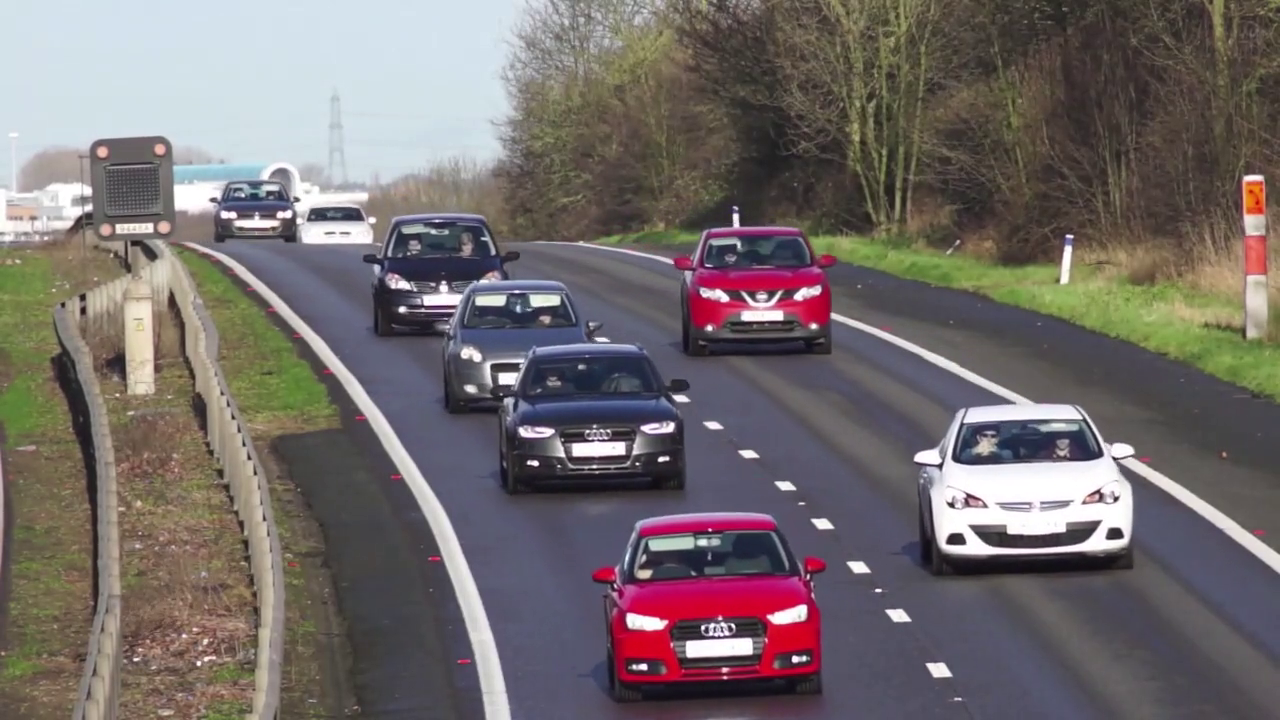
#> input picture frame 30 of my_proj/video1.avi, 1280 x 720 px
$ python videofinal.py
#> lines starting #> are read from the running program, lines starting #| are printed output that depends on the picture
import cv2
import time
import numpy as np

# Create our body classifier
car_classifier = cv2.CascadeClassifier('cars.xml')

# Initiate video capture for video file
cap = cv2.VideoCapture('video1.avi')


# Loop once video is successfully loaded
while cap.isOpened():

    time.sleep(.05)
    # Read first frame
    ret, frame = cap.read()
#> frame is the input picture: shape (720, 1280, 3); mean B, G, R 107.3, 107.7, 115.2
    gray = cv2.cvtColor(frame, cv2.COLOR_BGR2GRAY)
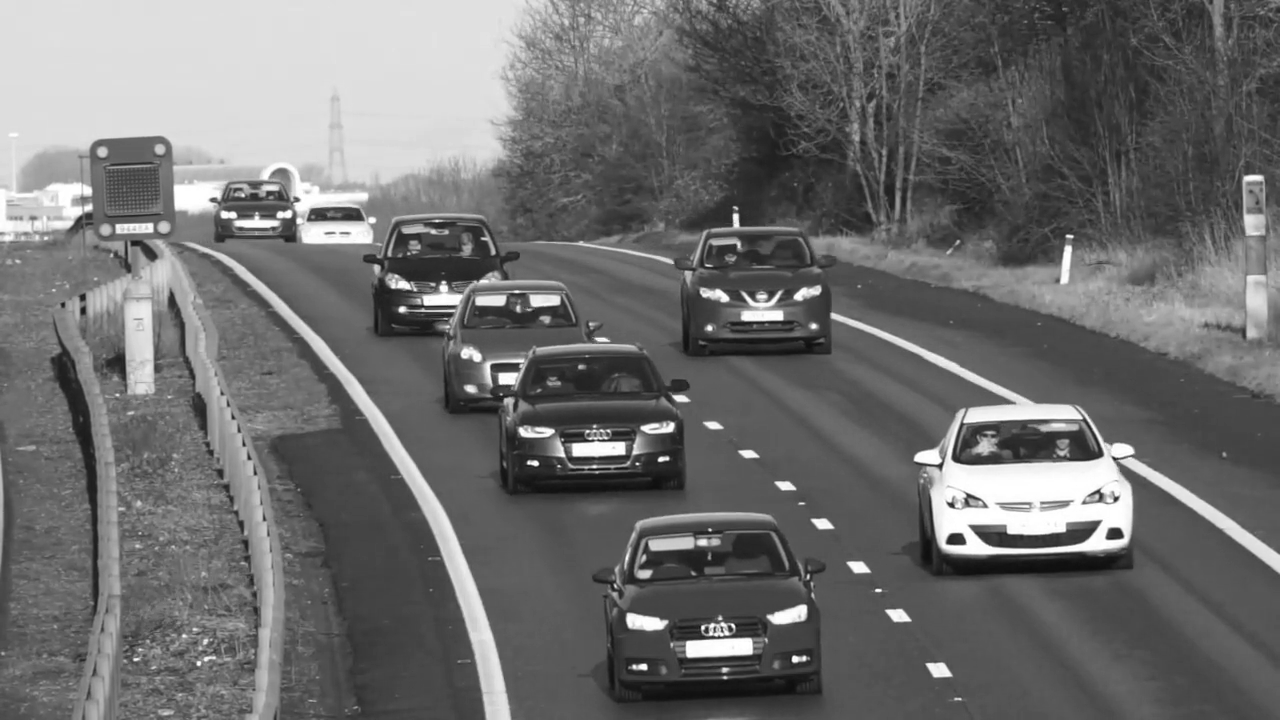
#> gray: shape (720, 1280); min 12, max 255, mean 109.9

    # Pass frame to our car classifier
    cars = car_classifier.detectMultiScale(gray, 1.4, 2)
#> cars = [[297, 168, 77, 77]]

    # Extract bounding boxes for any bodies identified
    for (x,y,w,h) in cars:
        cv2.rectangle(frame, (x, y), (x+w, y+h), (0, 255, 255), 2)
        cv2.imshow('cars', frame)
#> this loop made 1 pass
#> pass 1, `cv2.imshow('cars', frame)`:
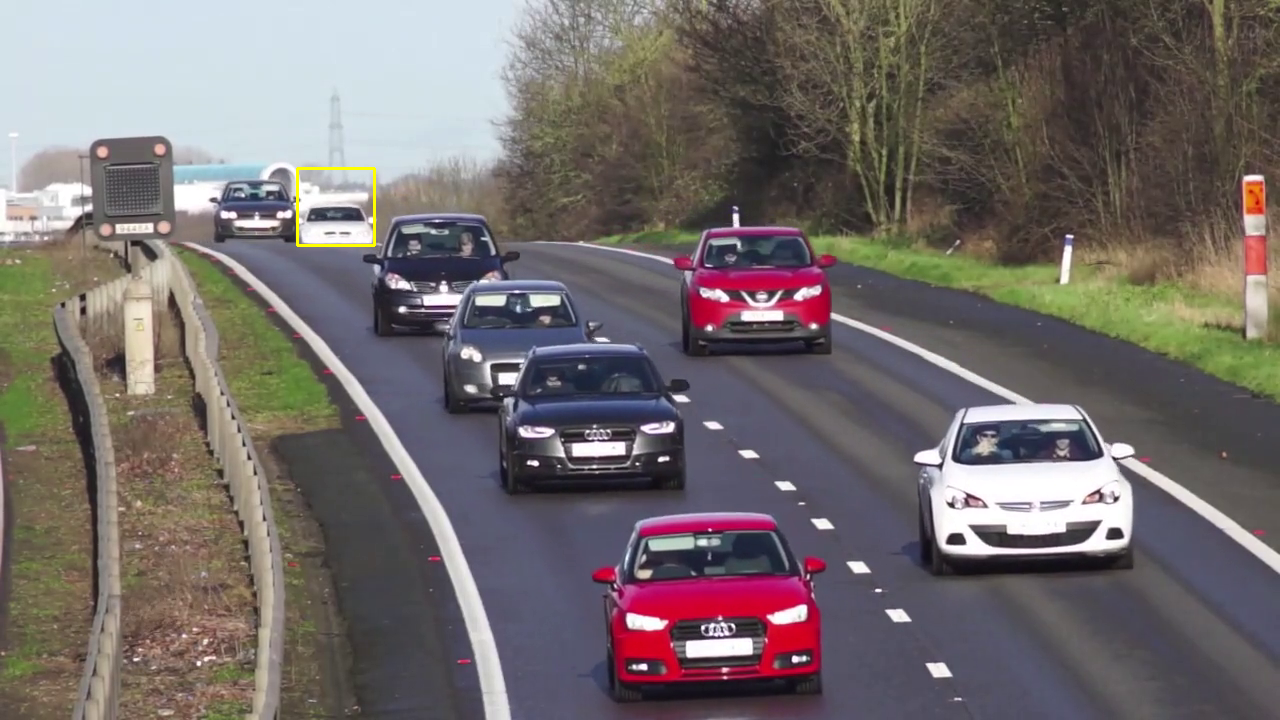
#> window 'cars': shape (720, 1280, 3); mean B, G, R 107.2, 107.8, 115.3

    if cv2.waitKey(1) == 13: #13 is the Enter Key
#> (key Esc is pressed here)
        break

cap.release()
cv2.destroyAllWindows()

$ run again, starting later in the video
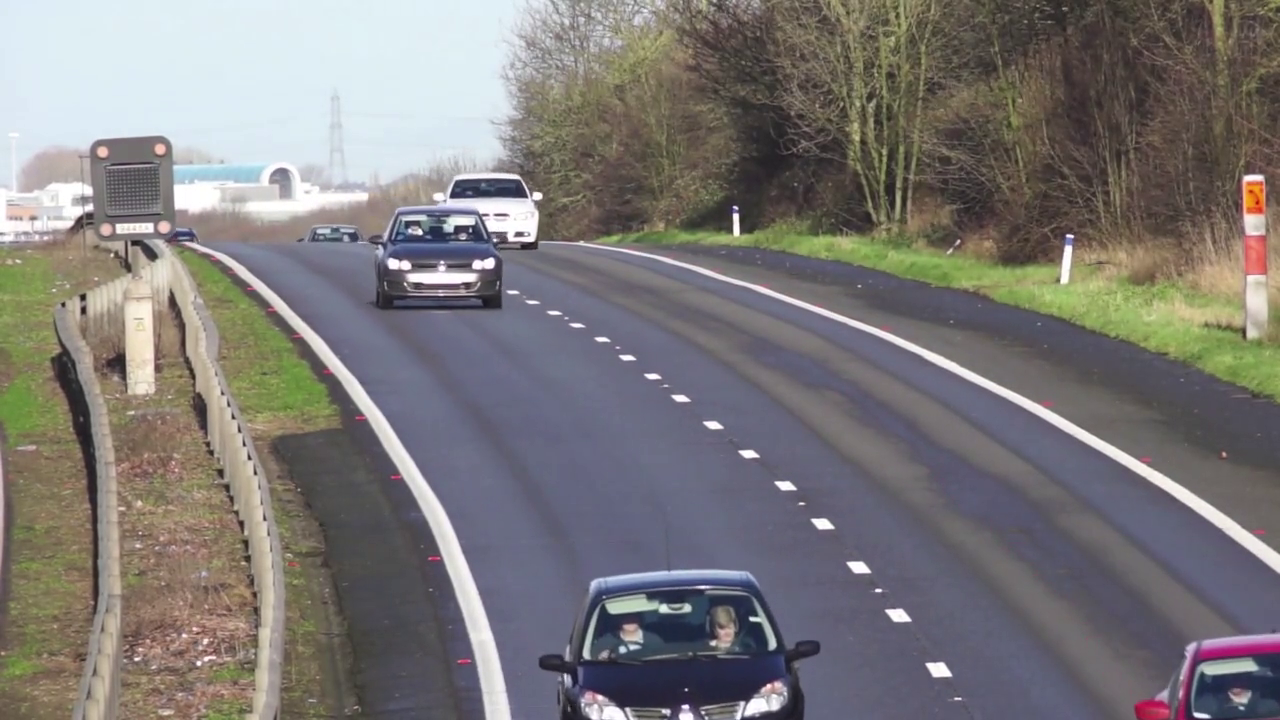
#> input picture frame 138 of my_proj/video1.avi, 1280 x 720 px
#> frame is the input picture: shape (720, 1280, 3); mean B, G, R 120.1, 120.7, 124
#> `gray = cv2.cvtColor(frame, cv2.COLOR_BGR2GRAY)`:
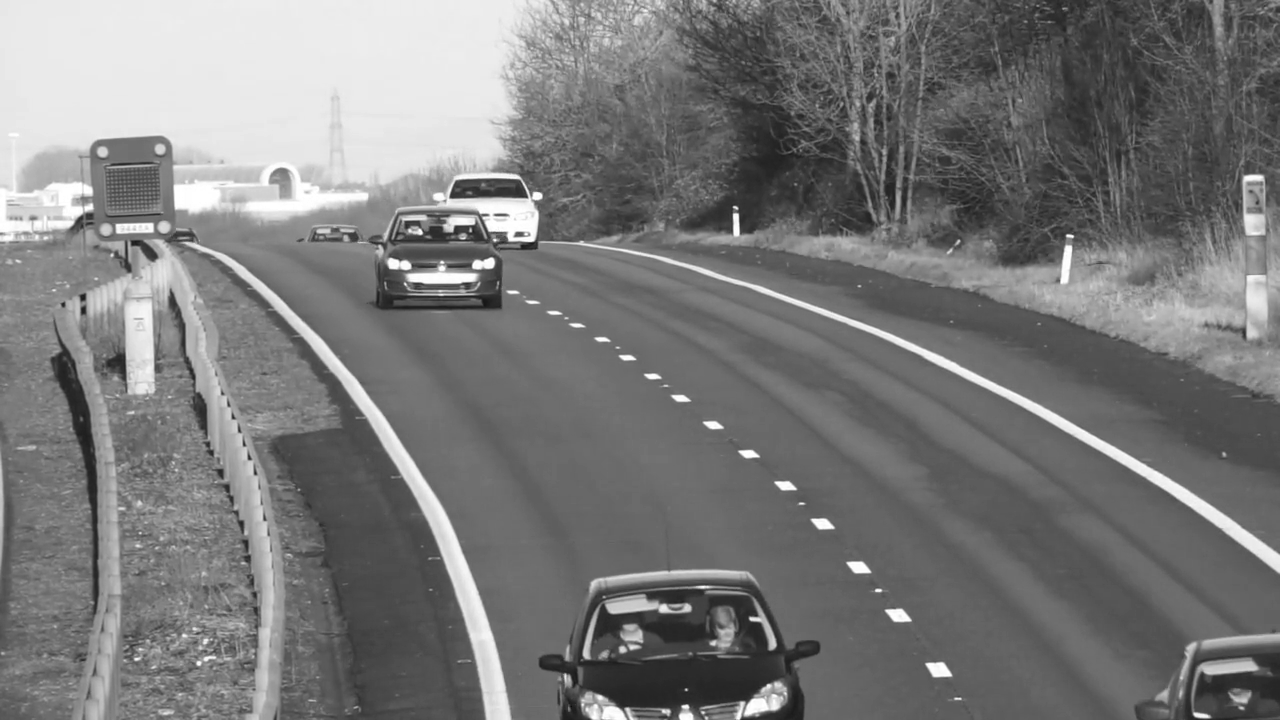
#> gray: shape (720, 1280); min 10, max 255, mean 121.6
#> cars = [[419, 254, 20, 20]]
#> the loop `for (x,y,w,h) in cars:` made 1 pass

$ run again, starting later in the video
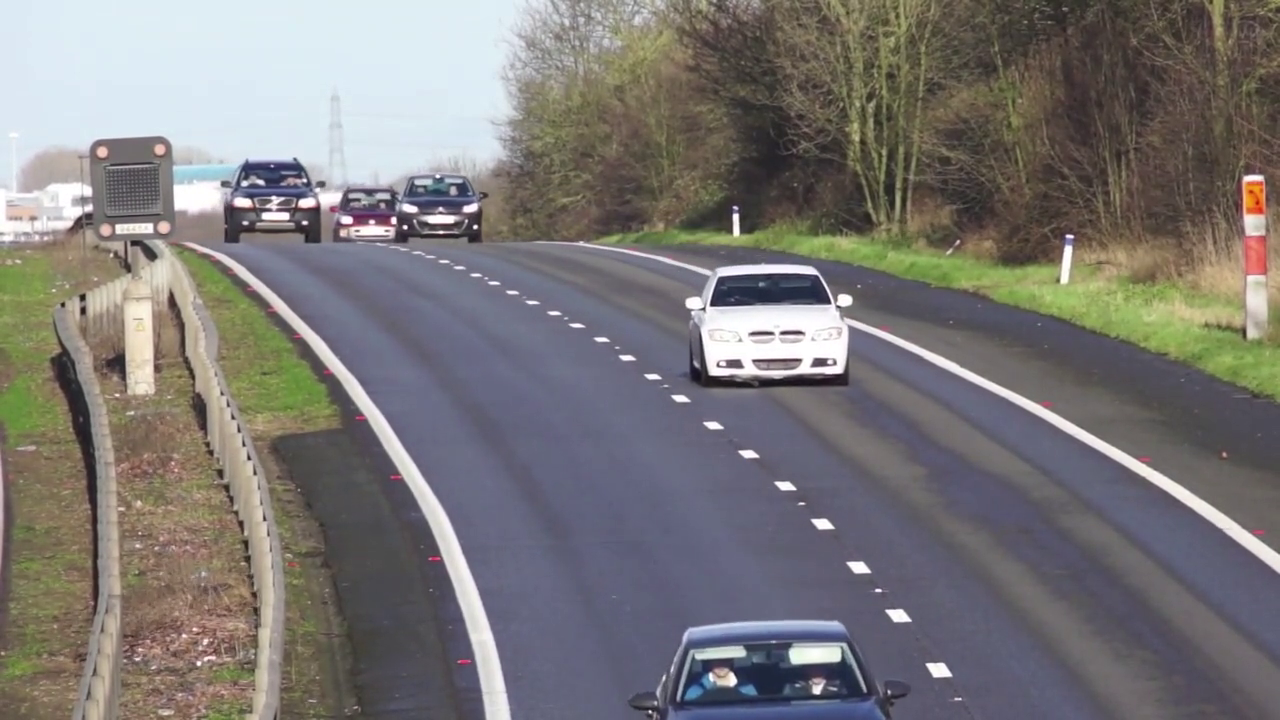
#> input picture frame 246 of my_proj/video1.avi, 1280 x 720 px
#> frame is the input picture: shape (720, 1280, 3); mean B, G, R 118.8, 119.6, 122.7
#> `gray = cv2.cvtColor(frame, cv2.COLOR_BGR2GRAY)`:
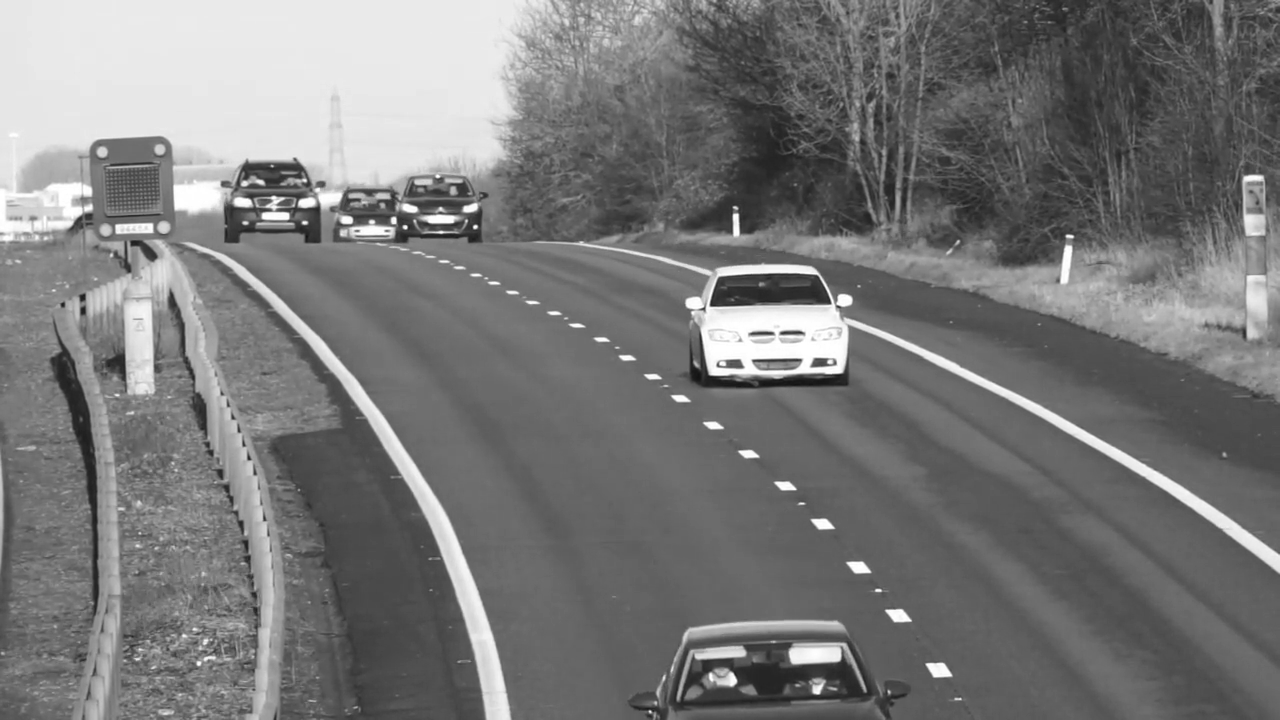
#> gray: shape (720, 1280); min 19, max 255, mean 120.4
#> cars = ()
